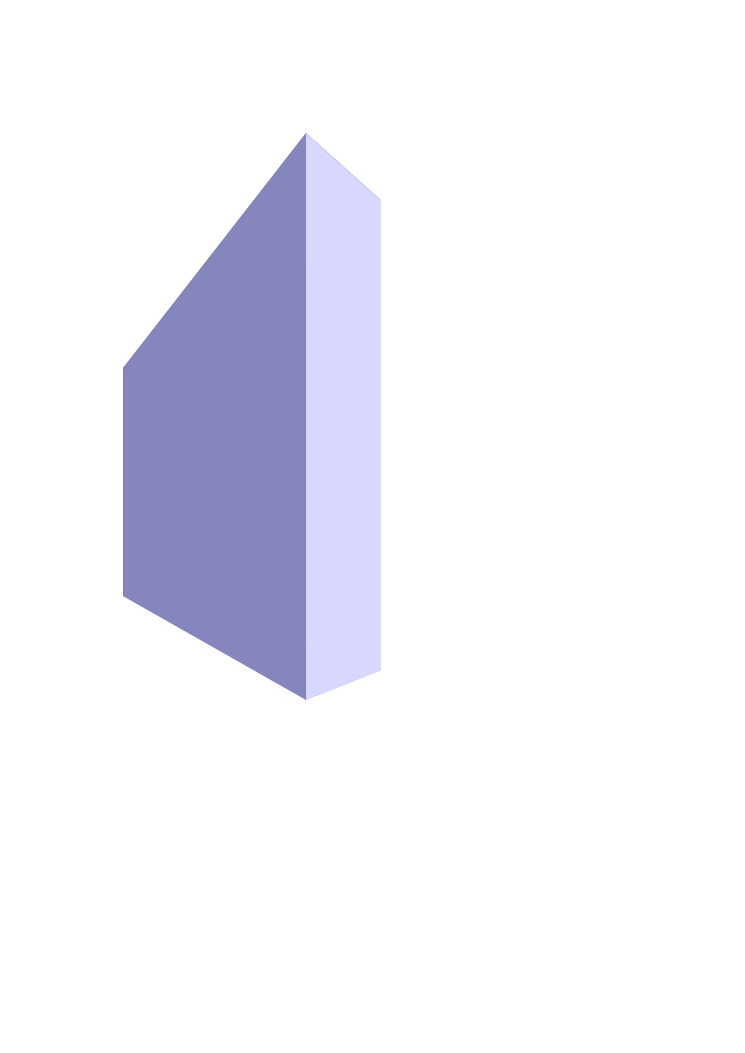
//> input picture drawing.png, 745 x 1053 px
$ ./kernels   (built with g++ and OpenCV 4)
//> lines starting //> are read from the running program, lines starting //| are printed output that depends on the picture; after the words box and inside, x2 and y2 are one past the last pixel; in counts of white or black regions, pixels touching at a corner belong together
#include "opencv2/opencv.hpp"
#include "stdio.h"
IplImage* img;

//erosion amd dilution

int margin(int i, int j){
	if (i>j){
		return 0;	}

	else return 255;

}

IplImage* greynum(){
	int thresh=200;
	CvScalar pix;
	int i,j,h,w,a,k;
	h = img->height;
	w = img->width;
	IplImage* grey;

	grey = cvCreateImage(cvGetSize(img),IPL_DEPTH_8U,1);
	cvCvtColor(img,grey,CV_BGR2GRAY);
	for (int i = 0; i < h; ++i)
	{
		for (int j = 0; j < w; ++j)
		{
			pix = cvGet2D(grey,i,j);
			for (int k = 0; k < 1; ++k)
			{
				//printf("%lf\n",pix.val[k] );
				pix.val[k]=margin(pix.val[k],thresh);

			}
			cvSet2D(grey,i,j,pix);

		}
		/* code */
	}
	cvNamedWindow("win2",0);
	cvShowImage("win2",grey);
	cvWaitKey(0);

	return grey;

}

int main(){
	int i,j,h,w;
	IplImage* grey;
	img = cvLoadImage("drawing.png");
//> img is the input picture: 1053 rows x 745 cols, CV_8UC3; mean B, G, R 249.1, 241.8, 241.8
	cvNamedWindow("win",0);
	cvShowImage("win",img);


	CvScalar pix;

	h = img->height;
//> h = 1053
	w = img->width;
//> w = 745

	grey = greynum();
//> in greynum, `cvCvtColor(img,grey,CV_BGR2GRAY);`:
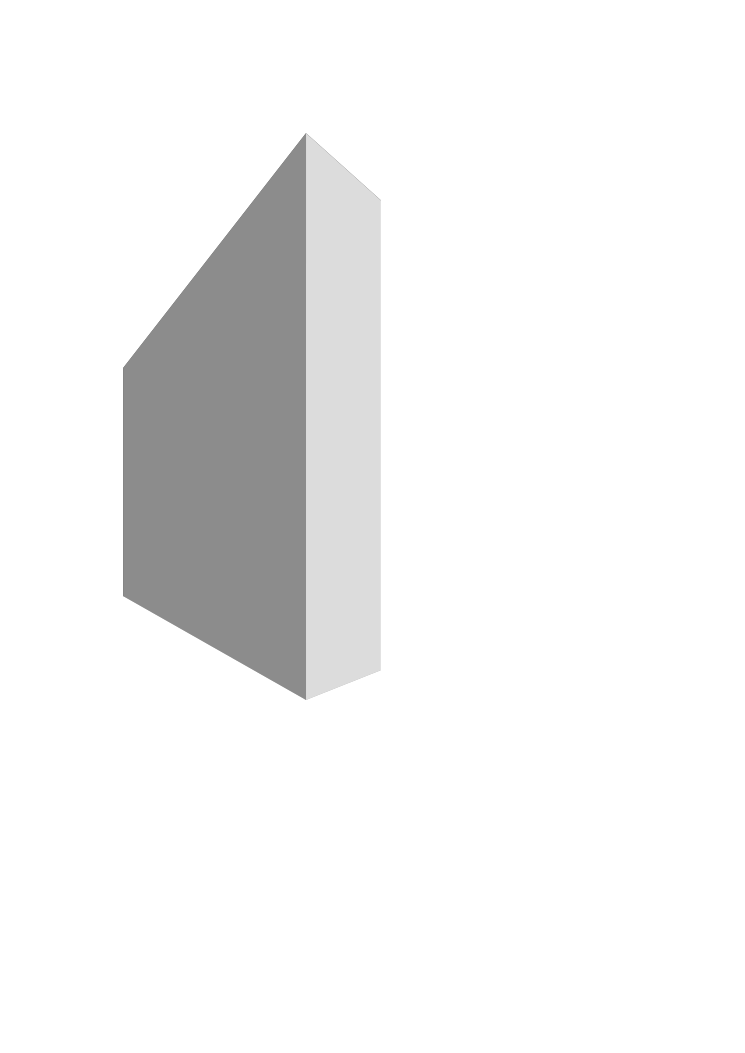
//> grey: 1053 rows x 745 cols, CV_8UC1; min 133, max 255, mean 242.6
//> after the loop in greynum, `for (int i = 0; i < h; ++i)`:
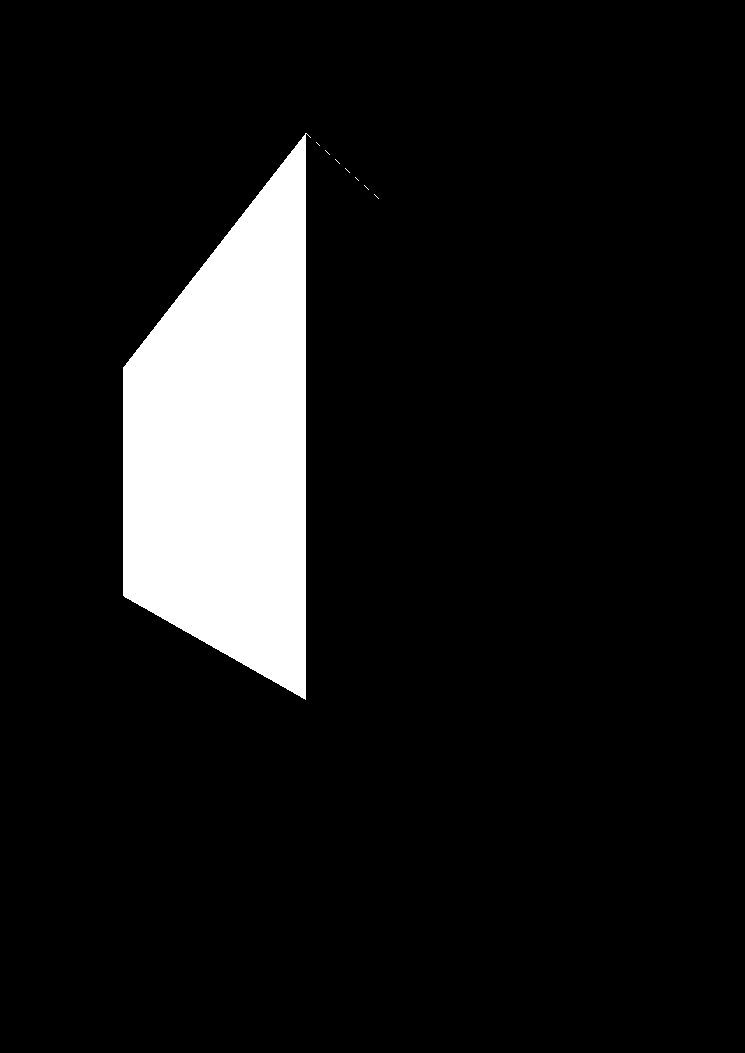
//> grey: 1053 rows x 745 cols, CV_8UC1; 9.3% white; 8 white regions (7 under 20 px), largest, box (x1, y1, x2, y2) and area: (123, 133, 311, 700) 72816
	cvNamedWindow("win1",0);
	cvShowImage("win1",grey);
	cvWaitKey(0);
	return 0;
}

$ run again, with draw.png copied over drawing.png
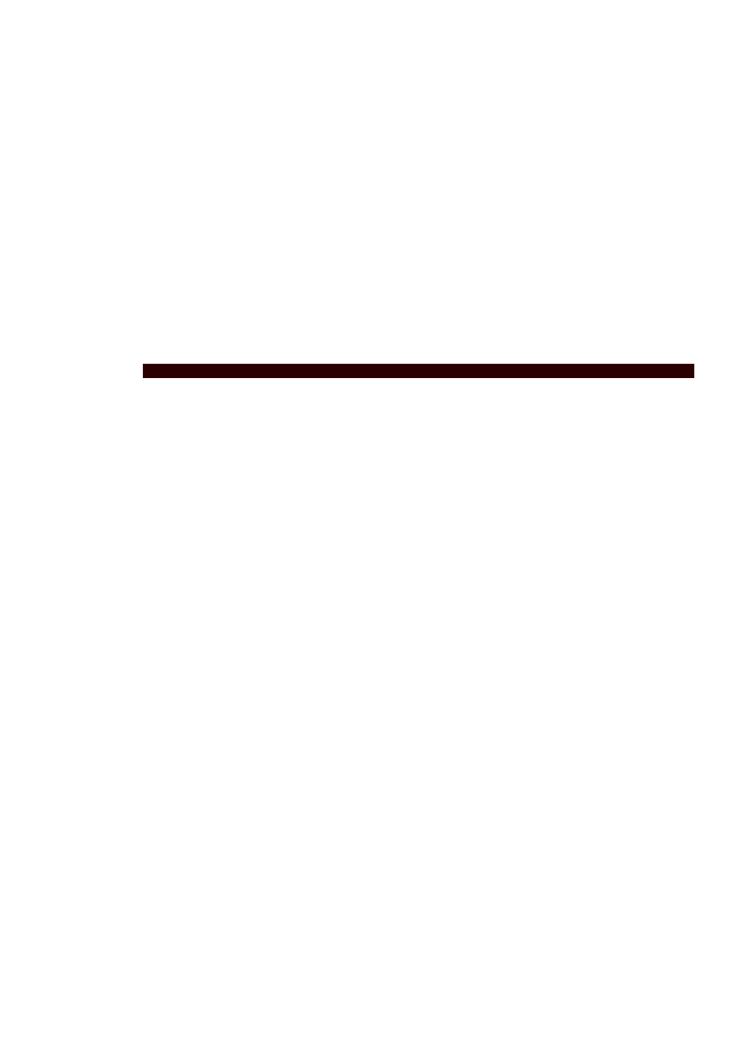
//> input picture draw.png, 745 x 1053 px
//> img is the input picture: 1053 rows x 745 cols, CV_8UC3; mean B, G, R 252.4, 252.4, 252.9
//> after the loop in greynum, `for (int i = 0; i < h; ++i)`:
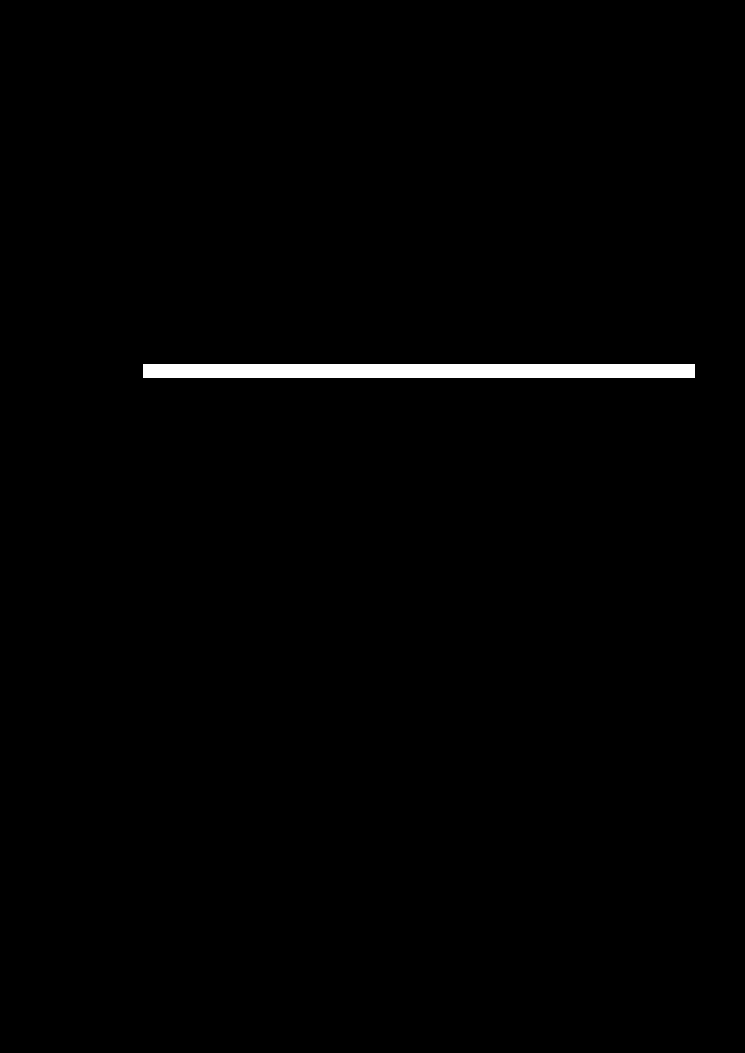
//> grey: 1053 rows x 745 cols, CV_8UC1; 0.99% white; 1 white region, box (x1, y1, x2, y2) and area: (143, 364, 695, 378) 7728
